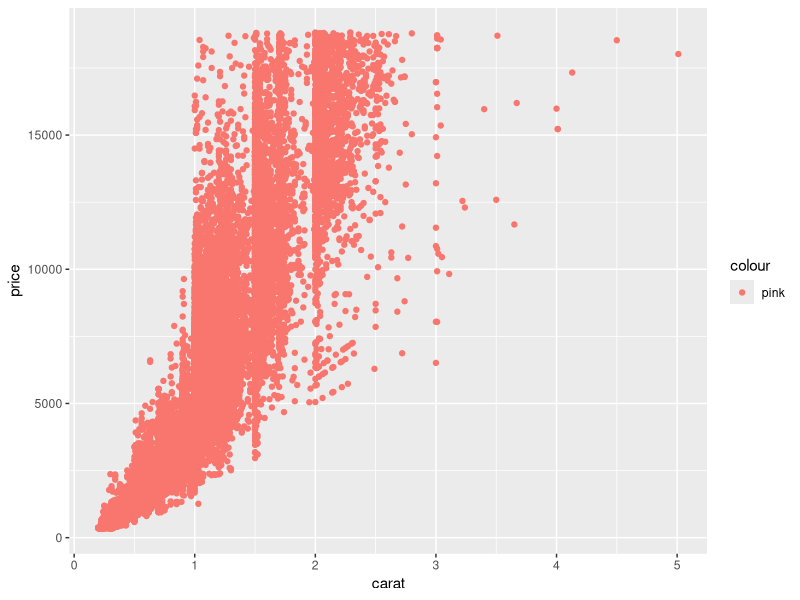
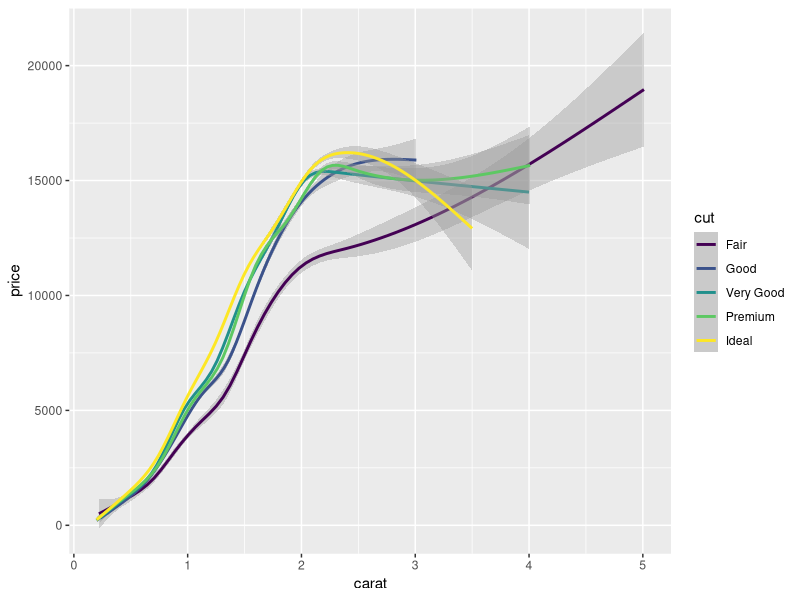

Write the R code that produced these figures, in order.
## ---- chunk 1
library(tidyverse)
## ---- chunk 2
## TASK: Plot `price` vs `carat` below
## Your code here!
diamonds %>%
  ggplot(
    mapping=aes(
      x=carat,
      y=price,
      colour="pink"
    )
  ) +
  geom_point()
## ---- chunk 3
## TASK: Plot `price`, `carat`, and `cut` below
## Your code here!
diamonds %>%
  ggplot(
    mapping=aes(
      x=carat,
      y=price,
      colour=cut
    )
  )+
  geom_smooth()
